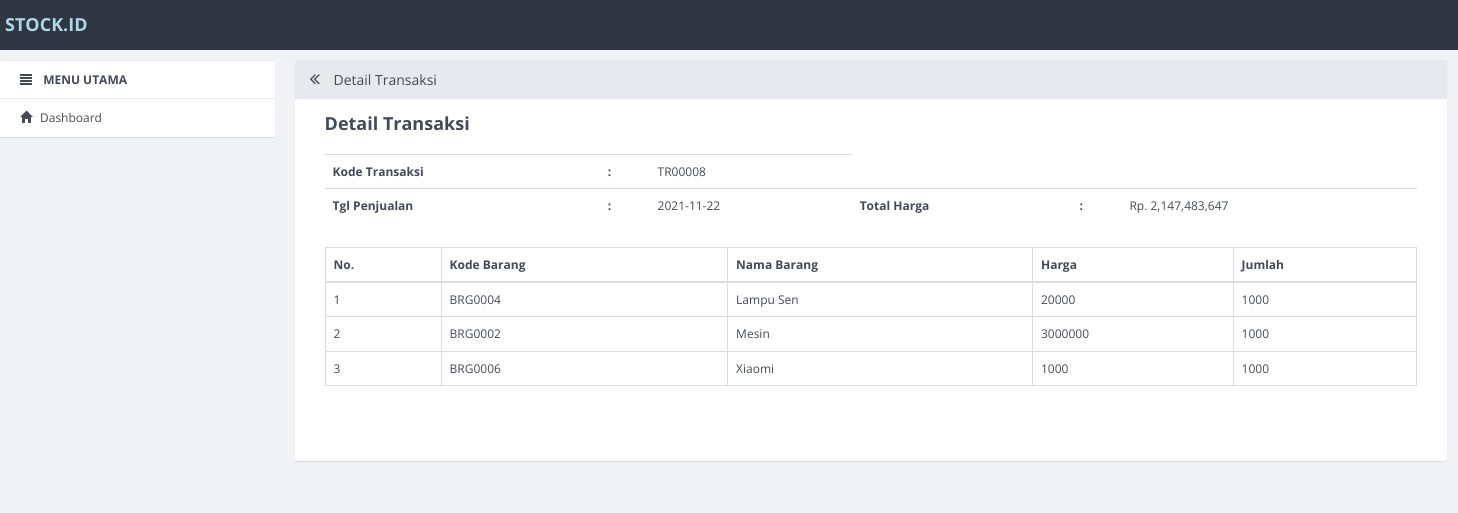
/app/detail_penjualan/TR00008, run on the app's committed database.
### tables this page shows
CREATE TABLE `transaksi` (
  `id_transaksi` int(11) NOT NULL,
  `kode_transaksi` varchar(10) DEFAULT NULL,
  `tgl_transaksi` date DEFAULT NULL,
  `total_harga` int(11) DEFAULT NULL
);

CREATE TABLE `detail_transaksi` (
  `kode_transaksi` varchar(10) DEFAULT NULL,
  `kode_barang` varchar(10) DEFAULT NULL,
  `qty` int(5) DEFAULT NULL
);

CREATE TABLE `barang` (
  `id_barang` int(11) NOT NULL,
  `kode_barang` varchar(10) DEFAULT NULL,
  `nama_barang` varchar(50) DEFAULT NULL,
  `harga` int(11) DEFAULT NULL,
  `jumlah` int(5) DEFAULT NULL,
  `foto_barang` varchar(100) DEFAULT NULL,
  `id_jenis` int(11) DEFAULT NULL,
  `id_merk` int(11) DEFAULT NULL,
  `kode_supplier` varchar(10) DEFAULT NULL
);

### application/controllers/App.php (called while the page is built, shortened)
<?php
class App extends CI_Controller {
				?>
		<?php
	public function detail_penjualan($kode_penjualan)
	{
		$data = array(
			'konten' => 'detail_penjualan',
			'judul' => 'Detail Transaksi',
			'data' => $this->db->query("SELECT * FROM transaksi where kode_transaksi='$kode_penjualan'"),
		);
		$this->load->view('v_index',$data);
	}
}

### index.php (called while the page is built, shortened)
<?php
require_once BASEPATH.'core/CodeIgniter.php';

### application/views/detail_penjualan.php (the view)
<?php
$rs = $data->row();
 ?>
<div class="row">
	<div class="col-md-12">
		<table class="table">
			<tr>
				<th>Kode Transaksi</th>
				<th>:</th>
				<td><?php echo $rs->kode_transaksi; ?></td>
			</tr>
			<tr>
				<th>Tgl Penjualan</th>
				<th>:</th>
				<td><?php echo $rs->tgl_transaksi; ?></td>
				<th>Total Harga</th>
				<th>:</th>
				<td>Rp. <?php echo number_format($rs->total_harga); ?></td>
			</tr>
		</table>
	</div>
	<div class="col-md-12">
		<table class="table table-bordered" style="margin-bottom: 10px" >
			<thead>
				<tr>
					<th>No.</th>
					<th>Kode Barang</th>
					<th>Nama Barang</th>
					<th>Harga</th>
					<th>Jumlah</th>
				</tr>
			</thead>
			<tbody>
				<?php
				$sql = $this->db->query("SELECT * FROM detail_transaksi as a,barang as b where a.kode_barang=b.kode_barang and a.kode_transaksi='$rs->kode_transaksi' ");
				$no = 1;
				foreach ($sql->result() as $row) {
				 ?>
				<tr>
					<td><?php echo $no++; ?></td>
					<td><?php echo $row->kode_barang; ?></td>
					<td><?php echo $row->nama_barang; ?></td>
					<td><?php echo $row->harga; ?></td>
					<td><?php echo $row->qty; ?></td>
				</tr>
				<?php } ?>
			</tbody>
		</table>
	</div>
</div>

### data on the page
transaksi: kode_transaksi "TR00008", tgl_transaksi "2021-11-22", total_harga "2,147,483,647"
detail_transaksi: barang.kode_barang "BRG0004", barang.nama_barang "Lampu Sen", barang.harga "20000", qty "1000"
detail_transaksi: barang.kode_barang "BRG0002", barang.nama_barang "Mesin", barang.harga "3000000", qty "1000"
detail_transaksi: barang.kode_barang "BRG0006", barang.nama_barang "Xiaomi", barang.harga "1000", qty "1000"

### other printed values
$judul "Detail Transaksi"
